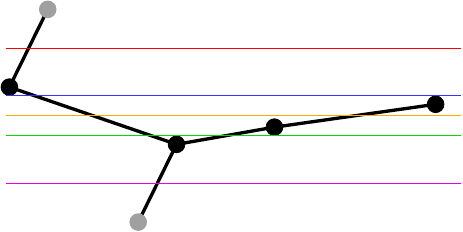

This chart was generated by the following gnuplot code:
set terminal mp color dashed latex 11


set colors classic
unset key
unset border
unset xtics
unset ytics

set xrange [0:7]
set yrange [20:27]

set output "alt-unitcell.mp"

p   'alt-vectors' u 2:3:4:5 w vectors lw 4 lt rgb '#000000' nohead  ,\
    'alt-c.xyz' u 2:3 w p ps 3 pt 9 lt rgb '#000000' ,\
    'alt-h.xyz' u 2:3 w p ps 3 pt 9 lt rgb '#A0A0A0' ,\
    24.95020 lt 2 lw 1 ,\
    23.70837 lt 3 lw 1 ,\
    23.18447 lt 4 lw 1 ,\
    22.66064 lt 5 lw 1 ,\
    21.41887 lt 6 lw 1
